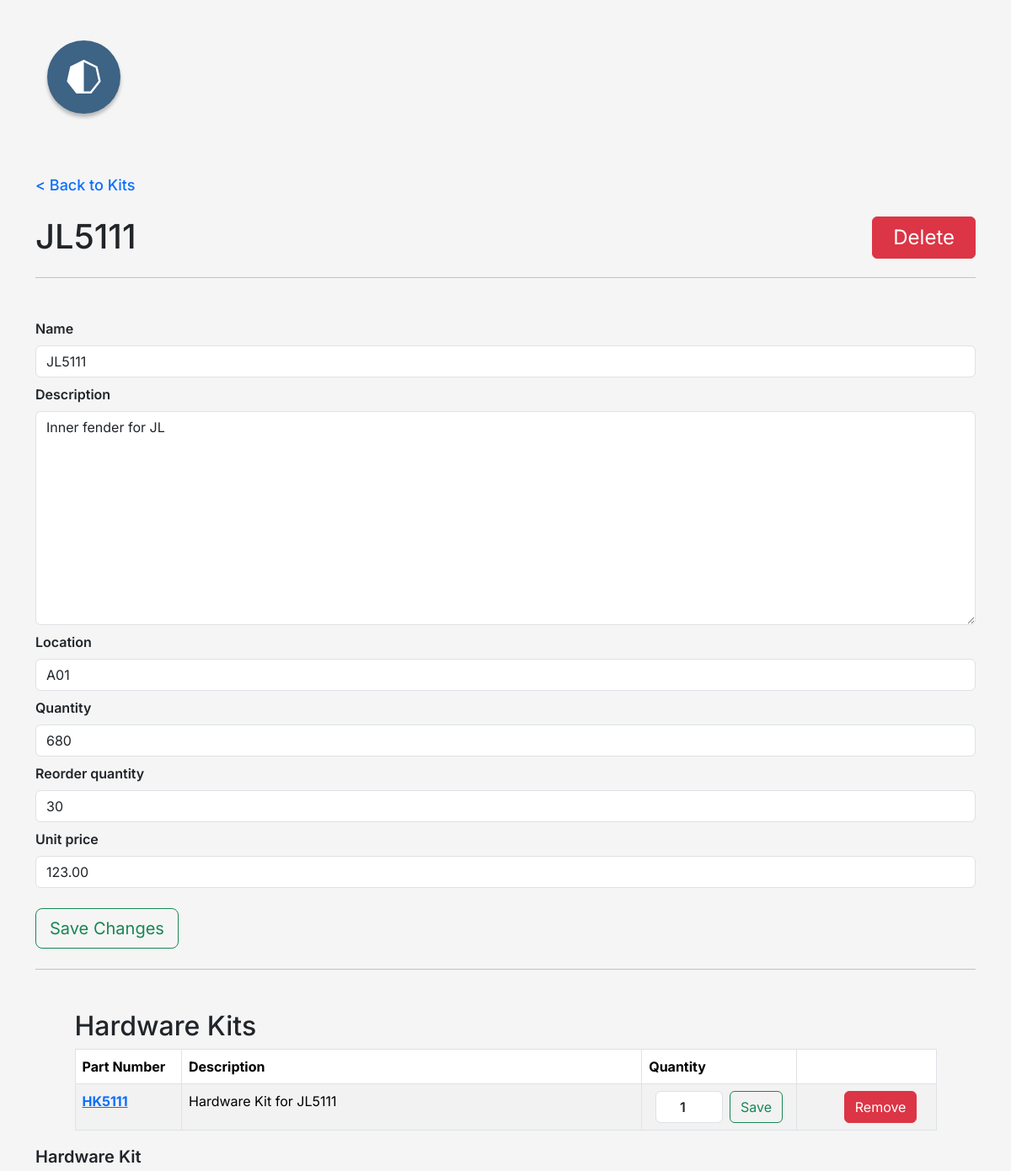
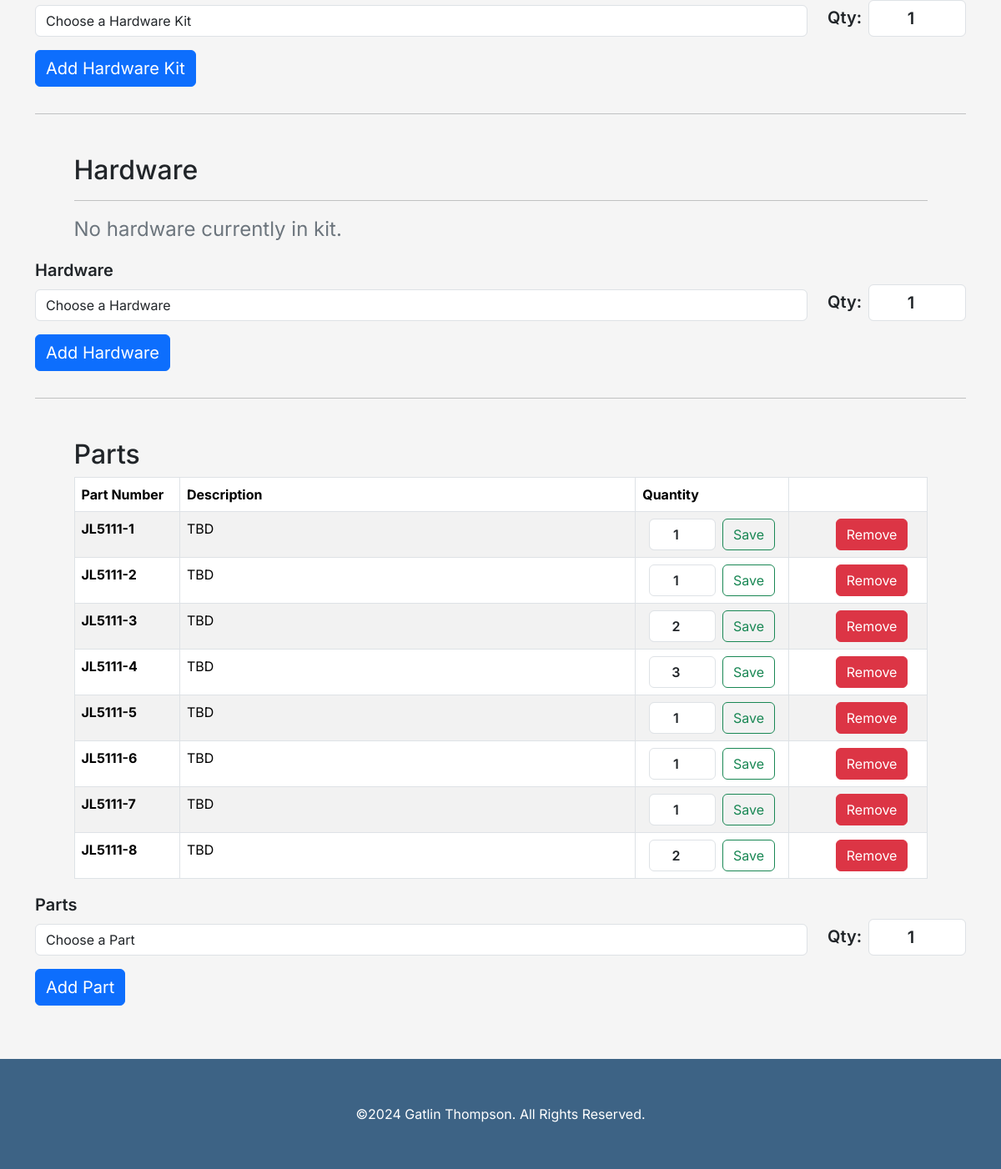
Screenshot of /partsdb/kit/3 (signed in) with the database file from the repository (2 pictures, top to bottom).
### partsdatabase/models.py (models this page shows)
class Kit(models.Model):
    def __str__(self):
        return self.name
    name = models.CharField(max_length=10, unique=True)
    description = models.TextField(max_length=500)
    location = models.CharField(max_length=10)
    quantity = models.IntegerField()
    reorder_quantity = models.PositiveIntegerField()
    unit_price = models.DecimalField(decimal_places=2, max_digits=20)
    hardware = models.ManyToManyField(Hardware, through='KitHardwareAssembly', blank=True)
    hardware_kit = models.ManyToManyField(HardwareKit, through='KitHardwareKit', blank=True)
    part = models.ManyToManyField(Part, through='KitPartAssembly', blank=True)

class KitHardwareKit(models.Model):
    class Meta:
        unique_together = [('kit', 'hardware_kit')]
        ordering = ['kit', 'hardware_kit']
    kit = models.ForeignKey(Kit, on_delete=models.CASCADE)
    hardware_kit = models.ForeignKey(HardwareKit, on_delete=models.CASCADE)
    quantity = models.PositiveIntegerField(default=1, validators=[MinValueValidator(1)])

class HardwareKit(models.Model):
    def __str__(self):
        return self.name
    name = models.CharField(max_length=20, unique=True)
    description = models.TextField(max_length=500)
    location = models.CharField(max_length=10)
    quantity = models.IntegerField(default=0)
    reorder_quantity = models.PositiveIntegerField()
    unit_price = models.DecimalField(decimal_places=2, max_digits=20)
    hardware = models.ManyToManyField(Hardware, through='HardwareKitAssembly')
    part = models.ManyToManyField(Part, through='PartHKAssembly')

class KitPartAssembly(models.Model):
    class Meta:
        unique_together = [('kit', 'part')]
        ordering = ['kit', 'part']
    part = models.ForeignKey(Part, on_delete=models.CASCADE)
    kit = models.ForeignKey(Kit, on_delete=models.CASCADE)
    quantity = models.PositiveIntegerField(default=1, validators=[MinValueValidator(1)])

class Part(models.Model):
    def __str__(self):
        return self.name
    name = models.CharField(max_length=20, unique=True)
    description = models.TextField(max_length=500)
    location = models.CharField(max_length=10, default='A01', blank=True)
    quantity = models.IntegerField()
    reorder_quantity = models.PositiveIntegerField()
    unit_price = models.DecimalField(decimal_places=2, max_digits=20)

### partsdatabase/views.py (the view)
# urls.py: path('kit/<int:kit_id>', views.details_kit, name='details_kit'),
@login_required
def details_kit(request, kit_id):
    kit = Kit.objects.get(pk=kit_id)
    kit_form = KitForm(request.POST or None, instance=kit)
    kit_hk_form = KitHKAssemblyForm(request.POST or None, kit=kit.id)
    kit_hw_form = KitHardwareAssemblyForm(request.POST or None, kit=kit.id)
    kit_part_form = KitPartAssemblyForm(request.POST or None, kit=kit.id)
    context = {
        'kit': kit,
        'kit_form': kit_form,
        'kit_hk_form': kit_hk_form,
        'kit_hw_form': kit_hw_form,
        'kit_part_form': kit_part_form
    }
    return render(request, 'partsdatabase/kit/details_kit.html', context)

### partsdatabase/forms.py
class KitForm(forms.ModelForm):
    class Meta:
        model = Kit
        fields = ['name', 'description', 'location', 'quantity', 'reorder_quantity', 'unit_price']

class KitHKAssemblyForm(forms.ModelForm):
    def __init__(self, *args, kit=None, **kwargs):
        super().__init__(*args, **kwargs)
        if kit:
            kit_id = Kit.objects.get(pk=kit)
            used_hk = KitHardwareKit.objects.filter(kit=kit_id).values_list('hardware_kit', flat=True)
            available_hk = HardwareKit.objects.exclude(pk__in=used_hk)
            self.fields['hardware_kit'].choices = [('', 'Choose a Hardware Kit')] + [
                (hw.id, f"{hw.name}: {hw.description}")
                for hw in available_hk]
    class Meta:
        model = KitHardwareKit
        fields = '__all__'
        widgets = {
            'kit': forms.HiddenInput(),
            'hardware_kit': forms.Select(attrs={'class': 'form-control'}),
            'quantity': forms.NumberInput(attrs={'class': 'form-control fw-semibold fs-5 text-center'})
        }

### partsdatabase/templates/partsdatabase/kit/details_kit.html (shortened to what this page needs)
{%  extends 'partsdatabase/componets/base.html' %}
{%  load static %}
{% block body %}
    <div class="container pt-5">
        <div class="mb-4">
             <a href="{% url 'partsdatabase:kit' %}" class="back-link"> < Back to Kits</a>
        </div>
        <div class="d-flex justify-content-between">
            <h1>{{ kit }}</h1>
            <div>
                {% if user.is_staff %}
                <button class="btn btn-danger px-4 fs-4"
                        data-submit-link="{% url 'partsdatabase:delete_kit' kit.id %}"
                        onclick="deleteItem({{ kit.id }}, `{{ kit.name }}`, this)">
                    Delete
                </button>
                {% endif %}
            </div>
        </div>
        <hr class="mb-5">
        {% if user.is_staff %}
            {% include 'partsdatabase/kit/kit_details_form.html' %}
        {% else %}
            {% include 'partsdatabase/kit/kit_info.html' %}
        {% endif %}
        <hr class="mb-5">
        {% include 'partsdatabase/kit/kit_hk.html' %}
        <hr class="mb-5">
        {% include 'partsdatabase/kit/kit_hw.html' %}
        <hr class="mb-5">
        {% include 'partsdatabase/kit/kit_part.html' %}
    </div>
{% endblock %}

### partsdatabase/templates/partsdatabase/kit/kit_details_form.html (shortened to what this page needs)
<section>
    <form method="POST" action="{% url 'partsdatabase:update_kit' kit.id %}">
        {% for field in kit_form %}
            <div class="control-form mb-2">
                <label for="{{ field.label.lower }}" class="form-label fw-semibold">{{ field.label }}</label>
                {{ field }}
            </div>
        {% endfor %}
        <div class="my-4">
            <button type="submit" class="btn btn-outline-success btn-lg px-3 fs-5">Save Changes</button>
        </div>
    </form>
</section>

### partsdatabase/templates/partsdatabase/kit/kit_hk_table.html (shortened to what this page needs)
<section class="col-11 mx-auto">
    <h2>Hardware Kits</h2>
{% if kit.kithardwarekit_set.all %}
<table class="table table-bordered table-striped">
    <thead>
        <th>Part Number</th>
        <th>Description</th>
        <th>Quantity</th>
        {% if user.is_staff %}
        <th></th>
        {% endif %}
    </thead>
    <tbody>
        {% for hk in kit.kithardwarekit_set.all  %}
            <tr>
                <td><a href="{% url 'partsdatabase:details_hardwarekit' hk.hardware_kit.id %}"><strong>{{ hk.hardware_kit }}</strong></a></td>
                <td class="table-no-overflow hardware-description" style="max-width: 300px;">{{ hk.hardware_kit.description }}</td>
                <td>
                    {% if user.is_staff %}
                    <form action="{% url 'partsdatabase:kit_hk_edit' kit_id=kit.id hk_id=hk.id %}" method="POST" class="edit_hk_part_conts d-flex justify-content-center">
                        <div class="d-flex">
                            <input type="number" class="form-control edit_hk_part fw-semibold" name="hk_qty_{{ hk.id }}" id="hk_qty_{{ hk.id }}" value="{{hk.quantity }}" min="0" >
                            <button type="submit" class=" ms-2 btn btn-outline-success">Save</button>
                        </div>
                    </form>
                    {% else %}
                        <span class="ps-2">
                            {{ hk.quantity }}
                        </span>
                    {% endif %}
                </td>
                {% if user.is_staff %}
                <td><a href="{% url 'partsdatabase:kit_hk_delete' kit_id=kit.id hk_id=hk.id %}" class="btn btn-danger ms-5 delete_btn_static">Remove</a></td>
                {%  endif %}
            </tr>
        {% endfor %}
    </tbody>
</table>
{% else %}
    <hr>
    <p class="fs-4 text-secondary">No hardware kits currently in kit.</p>
{% endif %}
</section>

### partsdatabase/templates/partsdatabase/kit/kit_part_table.html (shortened to what this page needs)
<section class="col-11 mx-auto">
    <h2>Parts</h2>
{% if kit.kitpartassembly_set.all %}
<table class="table table-bordered table-striped">
    <thead>
        <th>Part Number</th>
        <th>Description</th>
        <th>Quantity</th>
        {% if user.is_staff %}
        <th></th>
        {% endif %}
    </thead>
    <tbody>
        {% for part in kit.kitpartassembly_set.all  %}
            <tr>
                <td><strong>{{ part.part }}</strong></td>
                <td class="table-no-overflow hardware-description" style="max-width: 300px;">{{ part.part.description }}</td>
                <td>
                    {% if user.is_staff %}
                    <form action="{% url 'partsdatabase:kit_part_edit' kit_id=kit.id part_id=part.id %}" method="POST" class="edit_hk_part_conts d-flex justify-content-center">
                        <div class="d-flex">
                            <input type="number" class="form-control edit_hk_part fw-semibold" name="part_qty_{{ part.id }}" id="part_qty_{{ part.id }}" value="{{part.quantity }}" min="0" >
                            <button type="submit" class=" ms-2 btn btn-outline-success">Save</button>
                        </div>
                    </form>
                    {% else %}
                        <span class="ps-2">
                            {{ part.quantity }}
                        </span>
                    {% endif %}
                </td>
                {% if user.is_staff %}
                <td><a href="{% url 'partsdatabase:kit_part_delete' kit_id=kit.id part_id=part.id %}" class="btn btn-danger ms-5 delete_btn_static">Remove</a></td>
                {% endif %}
            </tr>
        {% endfor %}
    </tbody>
</table>
{% else %}
    <hr>
    <p class="fs-4 text-secondary">No part currently in kit.</p>
{% endif %}
</section>

### partsdatabase/static/style/style.css (style rules this page uses)
:root { --dark-blue: #3D6385; --gray: #D0D0D0; --white: #FFF; --light-gray: #F5F5F5; --light-blue: #51BDD4; --darker-red: #D23434; --bland-green: #6BCA74; --bladn-gray: #F9F9F9; --hot-pink: #e670bd; box-sizing: border-box; font-size: 16px; margin: 0; padding: 0; }
body { background-color: var(--light-gray); display: flex; flex-flow: column nowrap; }
.table-no-overflow { white-space: nowrap; overflow: hidden; text-overflow: ellipsis; min-width: 500px; }
div.control-form > input, div.control-form > textarea { display: block; width: 100%; padding: 0.375rem 0.75rem; font-size: 1rem; font-weight: 400; line-height: 1.5; color: #212529; -webkit-appearance: none; -moz-appearance: none; appearance: none; background-color: #fff; background-clip: padding-box; border: 1px solid #dee2e6; border-radius: 0.375em; transition: border-color .15s ease-in-out, box-shadow .15s ease-in-out; }
.back-link { font-size: 18px; text-decoration: none; font-weight: 500; color: #0d6efd; }
.edit_hk_part { max-width: 80px; text-align: center; }

### rows the page displays
Kit: name "JL5111", kit_form "JL5111" "Inner fender for JL" "A01" "680" "30" "123.00"
KitHardwareKit: hardware_kit "HK5111", hardware_kit.description "Hardware Kit for JL5111", quantity "1"
KitPartAssembly: part "JL5111-1", part.description "TBD", quantity "1"
KitPartAssembly: part "JL5111-2", part.description "TBD", quantity "1"
KitPartAssembly: part "JL5111-3", part.description "TBD", quantity "2"
KitPartAssembly: part "JL5111-4", part.description "TBD", quantity "3"
KitPartAssembly: part "JL5111-5", part.description "TBD", quantity "1"
KitPartAssembly: part "JL5111-6", part.description "TBD", quantity "1"
KitPartAssembly: part "JL5111-7", part.description "TBD", quantity "1"
KitPartAssembly: part "JL5111-8", part.description "TBD", quantity "2"

### other values shown
{{ field.label }} "Name" "Description" "Location" "Quantity" "Reorder quantity" "Unit price"
